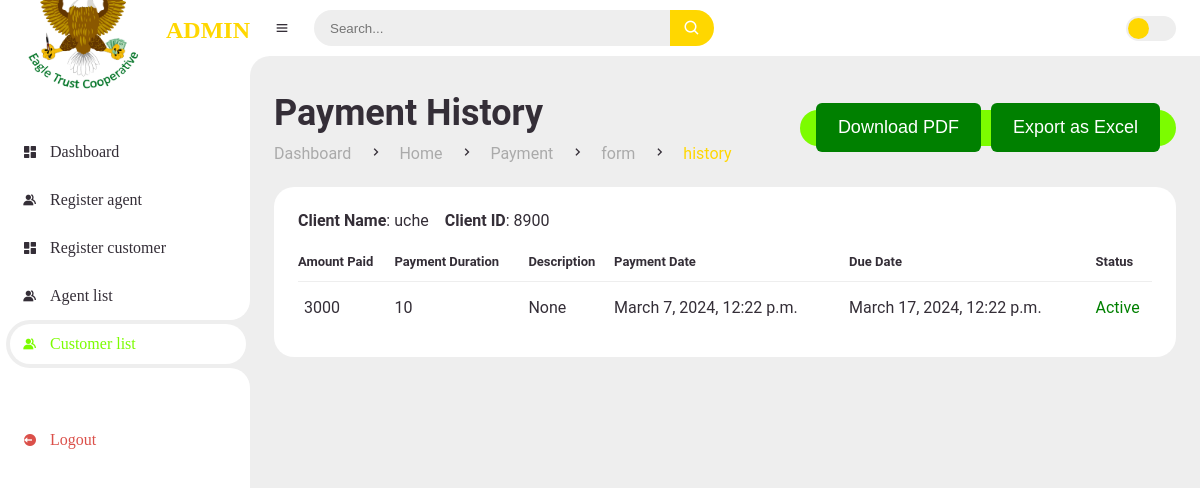
Page /history/8900/ on the committed database.
### dashboard/models.py (models this page shows, shortened)
class Customer(models.Model):
    customer_id = models.IntegerField(primary_key=True, max_length=5,unique=True)
    username = models.CharField(max_length=255, unique=True)
    email = models.EmailField(unique=True)
    date_created = models.DateTimeField(auto_now_add=True, null=True)
    payment_category = models.IntegerField(default=0)
    phone_number = models.CharField(max_length=11,null=True,unique=True)

class Payments(models.Model):
    customer = models.ForeignKey(Customer, on_delete=models.CASCADE, related_name='payments')
    amount_paid = models.IntegerField(default=0)
    payment_duration = models.IntegerField(default=0)
    description = models.CharField(max_length=200, null=True, blank=True)
    payment_date = models.DateTimeField(auto_now_add=True, null=True)
    expiry_date = models.DateTimeField(null=True, blank=True)
    status = models.CharField(max_length=20, null=True, blank=True)
    received_by = models.ForeignKey(Agent, on_delete=models.SET_NULL, null=True, blank=True, related_name='received_payments')

### dashboard/views.py (the view)
# urls.py: path('history/<int:user_id>/', views.admin_payment_history, name='admin_payment_history'),
def admin_payment_history(request, user_id):
    user = get_object_or_404(Customer, customer_id=user_id)
    user_payments = Payments.objects.filter(customer__customer_id=user_id)
    return render(request, 'dashboard/admin/payment_history.html', {'user': user,'user_payments': user_payments})

### templates/dashboard/admin/payment_history.html (shortened to what this page needs)
{% extends 'main/admin_main.html' %}
{% load static %}
{% block content %}
		<main>
			<div class="head-title">
				<div class="left">
					<h1>Payment History</h1>
					<ul class="breadcrumb">
						<li>
							<a href="#">Dashboard</a>
						</li>
						<li><i class='bx bx-chevron-right' ></i></li>
						<li>
							<a href="#">Home</a>
						</li>
                        <li><i class='bx bx-chevron-right' ></i></li>
						<li>
							<a href="#">Payment</a>
						</li>
                        <li><i class='bx bx-chevron-right' ></i></li>
						<li>
							<a href="#">form</a>
						</li>
						<li><i class='bx bx-chevron-right' ></i></li>
						<li>
							<a class="active" href="#">history</a>
						</li>
					</ul>
				</div>
				<div class="btn-download">
					<button class="text" id="export-pdf">Download PDF</button>
					<button id="downloadexcel">Export as Excel</button>
				</div>
			</div>
			<div class="table-data" >
				<div class="order">
					<div class="head">
						<p><span><b>Client Name</b>: {{user.username}}</span></p>
						<p><span><b>Client ID</b>: {{user.customer_id }}</span></p>
					</div>
					<table id="table">
						<thead>
							<tr>
								<th>Amount Paid</th>
								<th>Payment Duration</th>
								<th>Description</th>
								<th>Payment Date</th>
								<th>Due Date</th>
								<th>Status</th>
							</tr>
						</thead>
						<tbody>
							{% if user_payments %}
								{% for payment in user_payments %}
									<tr>
									<td>{{ payment.amount_paid }}</td>
									<td>{{ payment.payment_duration }}</td>
									<td>{{ payment.description }}</td>
									<td>{{ payment.payment_date }}</td>
									<td>{{ payment.expiry_date }}</td>
									<td>
										{% if payment.expiry_date < now %}
											<p style='color:red;'>Expired</p>
										{% else %}
											<p style='color:green;'>Active</p>
										{% endif %}
									</td>
									</tr>
								{% endfor %}
							{% else %}
								<tr>
									<td colspan="6">No data available</td>
								</tr>
							{% endif %}
						</tbody>
					</table>
				</div>
			</div>
		</main>
	</section>
{% endblock %}

### static/css/style.css (style rules this page uses)
* { margin: 0; padding: 0; box-sizing: border-box; }
a { text-decoration: none; }
li { list-style: none; }
:root { --poppins: 'ROBOTO'; --lato: 'SEGOI UI'; --light: #Fff; --blue:#FFD700; --light-blue: #CFE8FF; --grey: #eee; --dark-grey: #AAAAAA; --dark: #342E37; --red: #DB504A; --yellow: #FFCE26; --light-yellow: #FFF2C6; --orange: #FD7238; --light-orange: #FFE0D3; }
html { overflow-x: hidden; }
body { background: var(--grey); overflow-x: hidden; }
#content main { width: 100%; padding: 36px 24px; font-family: var(--poppins); max-height: calc(100vh - 56px); overflow-y: auto; }
#content main .head-title { display: flex; align-items: center; justify-content: space-between; grid-gap: 16px; flex-wrap: wrap; }
#content main .head-title .left h1 { font-size: 36px; font-weight: 600; margin-bottom: 10px; color: var(--dark); }
#content main .head-title .left .breadcrumb { display: flex; align-items: center; grid-gap: 16px; }
#content main .head-title .left .breadcrumb li { color: var(--dark); }
#content main .head-title .left .breadcrumb li a { color: var(--dark-grey); pointer-events: none; }
#content main .head-title .left .breadcrumb li a.active { color: var(--blue); pointer-events: unset; }
#content main .head-title .btn-download { height: 36px; padding: 0 16px; border-radius: 36px; background: #7CFC00; color: black; display: flex; justify-content: center; align-items: center; grid-gap: 10px; font-weight: 500; }
#content main .table-data { display: flex; flex-wrap: wrap; grid-gap: 24px; margin-top: 24px; width: 100%; color: var(--dark); }
#content main .table-data > div { border-radius: 20px; background: var(--light); padding: 24px; overflow-x: auto; }
#content main .table-data .head { display: flex; align-items: center; grid-gap: 16px; margin-bottom: 24px; }
#content main .table-data .order { flex-grow: 1; flex-basis: 500px; }
#content main .table-data .order table { width: 100%; border-collapse: collapse; }
#content main .table-data .order table th { padding-bottom: 12px; font-size: 13px; text-align: left; border-bottom: 1px solid var(--grey); }
#content main .table-data .order table td { padding: 16px 0; }
#content main .table-data .order table tr td:first-child { display: flex; align-items: center; grid-gap: 12px; padding-left: 6px; }

### static/css/payment.css (style rules this page uses)
button { font-size: 18px; font-weight: 400; color: #fff; padding: 14px 22px; border: none; background: green; border-radius: 6px; cursor: pointer; }

### static/css/modal.css (style rules this page uses)
*, *::after, *::before { box-sizing: border-box; }

### rows in the picture
Customer: username "uche", customer_id "8900"
Payments: amount_paid "3000", payment_duration "10", description "None", payment_date "March 7, 2024, 12:22 p.m.", expiry_date "March 17, 2024, 12:22 p.m.", shows "Active"
